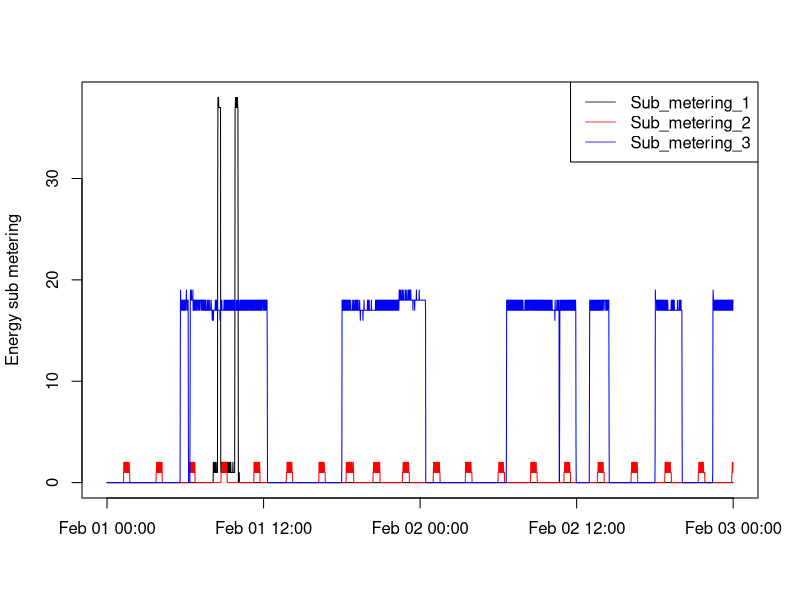

The R source for this figure:
##R Script to make the third plot

#Loading the data
setClass('myDate')
setAs("character","myDate", function(from) as.POSIXlt(from, format="%Y-%m-%d %H:%M:%S") )
col<-c('myDate','numeric','numeric','numeric','numeric','numeric','numeric','numeric')

plotdata<-read.csv("plot.csv",header=TRUE,stringsAsFactors=FALSE,colClasses=col)

#Plotting the data
png(file = "plot3.png")
plot(plotdata$DateTime,plotdata$Sub_metering_1,type="l",xlab="",ylab="Energy sub metering")
lines(plotdata$DateTime,plotdata$Sub_metering_2,col="red")
lines(plotdata$DateTime,plotdata$Sub_metering_3,col="blue")
legend("topright",legend = c("Sub_metering_1", "Sub_metering_2", "Sub_metering_3"), 
       col = c("black", "red", "blue"), lwd = 0.75)
dev.off()